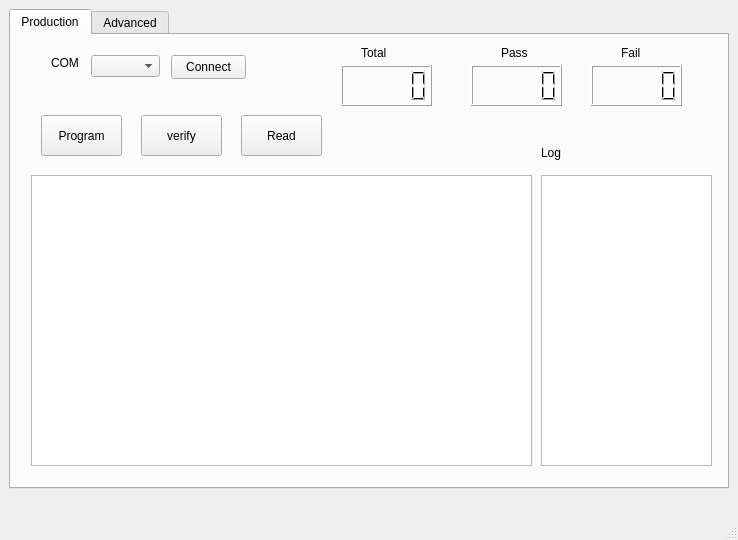
<?xml version="1.0" encoding="UTF-8"?>
<ui version="4.0">
 <class>MainWindow</class>
 <widget class="QMainWindow" name="MainWindow">
  <property name="geometry">
   <rect>
    <x>0</x>
    <y>0</y>
    <width>738</width>
    <height>540</height>
   </rect>
  </property>
  <property name="minimumSize">
   <size>
    <width>738</width>
    <height>540</height>
   </size>
  </property>
  <property name="maximumSize">
   <size>
    <width>738</width>
    <height>540</height>
   </size>
  </property>
  <property name="windowTitle">
   <string>MainWindow</string>
  </property>
  <widget class="QWidget" name="centralwidget">
   <widget class="QTabWidget" name="tabWidget">
    <property name="geometry">
     <rect>
      <x>9</x>
      <y>9</y>
      <width>720</width>
      <height>480</height>
     </rect>
    </property>
    <property name="minimumSize">
     <size>
      <width>720</width>
      <height>480</height>
     </size>
    </property>
    <property name="maximumSize">
     <size>
      <width>720</width>
      <height>480</height>
     </size>
    </property>
    <property name="currentIndex">
     <number>0</number>
    </property>
    <widget class="QWidget" name="tab">
     <attribute name="title">
      <string>Production</string>
     </attribute>
     <widget class="QTextEdit" name="textEdit">
      <property name="geometry">
       <rect>
        <x>530</x>
        <y>140</y>
        <width>171</width>
        <height>291</height>
       </rect>
      </property>
     </widget>
     <widget class="QComboBox" name="comboBoxSerialPort">
      <property name="geometry">
       <rect>
        <x>80</x>
        <y>20</y>
        <width>69</width>
        <height>22</height>
       </rect>
      </property>
     </widget>
     <widget class="QPushButton" name="pushButtonSerialOpen">
      <property name="geometry">
       <rect>
        <x>160</x>
        <y>20</y>
        <width>75</width>
        <height>24</height>
       </rect>
      </property>
      <property name="text">
       <string>Connect</string>
      </property>
     </widget>
     <widget class="QLabel" name="label">
      <property name="geometry">
       <rect>
        <x>40</x>
        <y>20</y>
        <width>53</width>
        <height>16</height>
       </rect>
      </property>
      <property name="text">
       <string>COM</string>
      </property>
     </widget>
     <widget class="QLabel" name="label_2">
      <property name="geometry">
       <rect>
        <x>530</x>
        <y>110</y>
        <width>53</width>
        <height>16</height>
       </rect>
      </property>
      <property name="text">
       <string>Log</string>
      </property>
     </widget>
     <widget class="QTableWidget" name="DevicetableWidget">
      <property name="geometry">
       <rect>
        <x>20</x>
        <y>140</y>
        <width>501</width>
        <height>291</height>
       </rect>
      </property>
     </widget>
     <widget class="QPushButton" name="pushButtonProgram">
      <property name="geometry">
       <rect>
        <x>30</x>
        <y>80</y>
        <width>81</width>
        <height>41</height>
       </rect>
      </property>
      <property name="text">
       <string>Program</string>
      </property>
     </widget>
     <widget class="QPushButton" name="pushButtonVerify">
      <property name="geometry">
       <rect>
        <x>130</x>
        <y>80</y>
        <width>81</width>
        <height>41</height>
       </rect>
      </property>
      <property name="text">
       <string>verify</string>
      </property>
     </widget>
     <widget class="QPushButton" name="pushButtonRead">
      <property name="geometry">
       <rect>
        <x>230</x>
        <y>80</y>
        <width>81</width>
        <height>41</height>
       </rect>
      </property>
      <property name="text">
       <string>Read</string>
      </property>
     </widget>
     <widget class="QLCDNumber" name="lcdNumber_totalchips">
      <property name="geometry">
       <rect>
        <x>330</x>
        <y>30</y>
        <width>91</width>
        <height>41</height>
       </rect>
      </property>
     </widget>
     <widget class="QLCDNumber" name="lcdNumber_passchips">
      <property name="geometry">
       <rect>
        <x>460</x>
        <y>30</y>
        <width>91</width>
        <height>41</height>
       </rect>
      </property>
     </widget>
     <widget class="QLCDNumber" name="lcdNumber_failchips">
      <property name="geometry">
       <rect>
        <x>580</x>
        <y>30</y>
        <width>91</width>
        <height>41</height>
       </rect>
      </property>
     </widget>
     <widget class="QLabel" name="label_3">
      <property name="geometry">
       <rect>
        <x>350</x>
        <y>10</y>
        <width>53</width>
        <height>16</height>
       </rect>
      </property>
      <property name="text">
       <string>Total</string>
      </property>
     </widget>
     <widget class="QLabel" name="label_4">
      <property name="geometry">
       <rect>
        <x>490</x>
        <y>10</y>
        <width>53</width>
        <height>16</height>
       </rect>
      </property>
      <property name="text">
       <string>Pass</string>
      </property>
     </widget>
     <widget class="QLabel" name="label_5">
      <property name="geometry">
       <rect>
        <x>610</x>
        <y>10</y>
        <width>53</width>
        <height>16</height>
       </rect>
      </property>
      <property name="text">
       <string>Fail</string>
      </property>
     </widget>
    </widget>
    <widget class="QWidget" name="tab_2">
     <attribute name="title">
      <string>Advanced</string>
     </attribute>
    </widget>
   </widget>
  </widget>
  <widget class="QMenuBar" name="menubar">
   <property name="geometry">
    <rect>
     <x>0</x>
     <y>0</y>
     <width>738</width>
     <height>22</height>
    </rect>
   </property>
  </widget>
  <widget class="QStatusBar" name="statusbar"/>
 </widget>
 <resources/>
 <connections/>
</ui>
